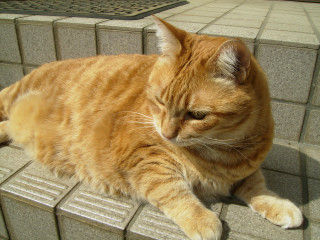
#> input picture cat.jpg, 320 x 240 px
$ python 01_resize_and_convertColor.py cat.jpg   (Python 2 division)
#> lines starting #> are read from the running program, lines starting #| are printed output that depends on the picture
'''
python-opencv tutorial
Resize image to half size and
convert to gray scale image.
Usage:
	01_resize_and_convertColor.py imagefile


  copyright Kouji Yatou <kouji.yatou@gmail.com>

   Licensed under the Apache License, Version 2.0 (the "License");
   you may not use this file except in compliance with the License.
   You may obtain a copy of the License at

       http://www.apache.org/licenses/LICENSE-2.0

   Unless required by applicable law or agreed to in writing, software
   distributed under the License is distributed on an "AS IS" BASIS,
   WITHOUT WARRANTIES OR CONDITIONS OF ANY KIND, either express or implied.
   See the License for the specific language governing permissions and
   limitations under the License.

'''

#import opencv library
import cv2
import sys

argvs=sys.argv
if (len(argvs) != 2):
    print 'Usage: # python %s filename' % argvs[0]
    quit()


imagefilename = argvs[1]
try:
	img=cv2.imread(imagefilename, 1)
#> img is the input picture: shape (240, 320, 3); mean B, G, R 90.7, 132.8, 153
except:
	print 'faild to load %s' % imagefilename
	quit()


#define small image size
imgsize=img.shape
#> imgsize = (240, 320, 3)

#(height,width,depth)

simg_width=imgsize[1]/2
#> simg_width = 160
simg_height=imgsize[0]/2
#> simg_height = 120


#half size and grayscale image
simg=cv2.resize(img,(simg_width,simg_height))
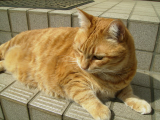
#> simg: shape (120, 160, 3); mean B, G, R 90.9, 132.9, 153.1
gimg=cv2.cvtColor(simg,cv2.COLOR_BGR2GRAY)
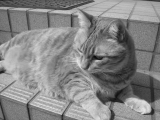
#> gimg: shape (120, 160); min 11, max 229, mean 134.2

cv2.imshow('Half Size',simg)
cv2.imshow('GrayScale',gimg)

print 'Press any key to exit.'

cv2.waitKey(0)
